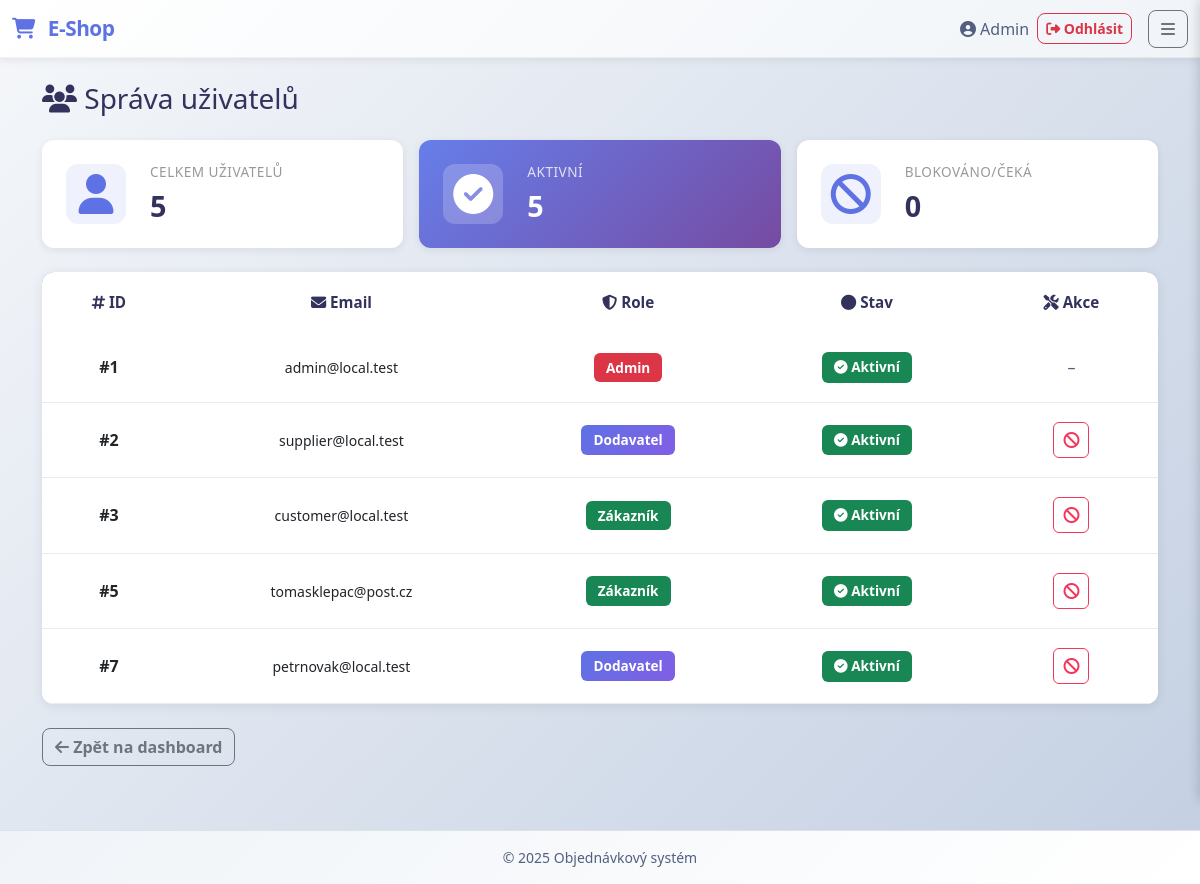
Page /index.php?action=users (signed in) on the earlier database version.
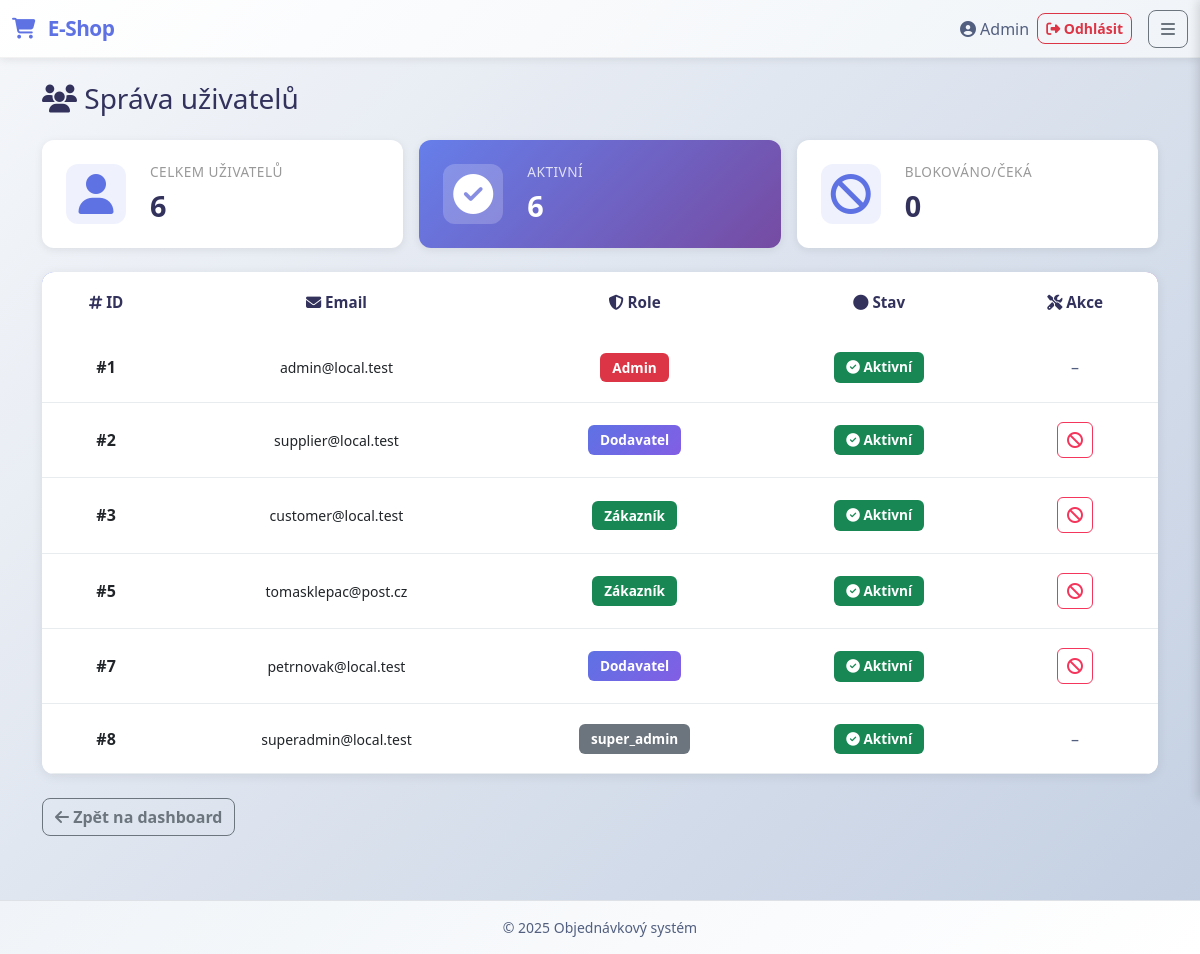
Same page on the later database version.
### tables this page shows
CREATE TABLE `users` (
  `id` int(11) NOT NULL,
  `email` varchar(255) NOT NULL,
  `password_hash` varchar(255) NOT NULL,
  `name` varchar(120) NOT NULL,
  `is_active` tinyint(1) NOT NULL DEFAULT 1,
  `is_approved` tinyint(1) NOT NULL DEFAULT 1,
  `created_at` timestamp NOT NULL DEFAULT current_timestamp()
);

### app/Models/user_model.php (called while the page is built, shortened)
<?php
class user_model {
    public static function getAllUsers(): array {
        $db = Database::getInstance();
        $stmt = $db->query("
            SELECT u.id, u.email, u.name, u.is_active, GROUP_CONCAT(r.code) as roles
            FROM users u
            LEFT JOIN user_role ur ON u.id = ur.user_id
            LEFT JOIN roles r ON ur.role_id = r.id
            GROUP BY u.id
        ");
        return $stmt->fetchAll(PDO::FETCH_ASSOC);
    }
}

### app/Controllers/user_controller.php (called while the page is built, shortened)
<?php
require_once __DIR__ . '/../Models/user_model.php';
class user_controller {
    public function getAllUsers(): array {
        return user_model::getAllUsers();
    }
}

### app/Views/users_view.php (the view, shortened to what this page needs)
<?php require __DIR__ . '/partials/header.php'; ?>
<h1 class="h3 mb-4"><i class="fas fa-users"></i> Správa uživatelů</h1>
<?php if (!empty($users)): ?>
    <div class="row mb-4 g-3">
        <div class="col-md-4">
            <div class="summary-card">
                <div class="summary-icon"><i class="fas fa-user"></i></div>
                <div class="summary-content">
                    <h6>Celkem uživatelů</h6>
                    <h3><?= count($users) ?></h3>
                </div>
            </div>
        </div>
        <div class="col-md-4">
            <div class="summary-card highlight">
                <div class="summary-icon"><i class="fas fa-check-circle"></i></div>
                <div class="summary-content">
                    <h6>Aktivní</h6>
                    <h3><?= count(array_filter($users, fn($u) => $u['is_active'])) ?></h3>
                </div>
            </div>
        </div>
        <div class="col-md-4">
            <div class="summary-card">
                <div class="summary-icon"><i class="fas fa-ban"></i></div>
                <div class="summary-content">
                    <h6>Blokováno/Čeká</h6>
                    <h3><?= count(array_filter($users, fn($u) => !$u['is_active'])) ?></h3>
                </div>
            </div>
        </div>
    </div>
    <div class="table-responsive cart-table-wrapper mb-4">
        <table class="table cart-table align-middle">
            <thead>
            <tr>
                <th class="text-center"><i class="fas fa-hashtag"></i> ID</th>
                <th class="text-center"><i class="fas fa-envelope"></i> Email</th>
                <th class="text-center"><i class="fas fa-shield-alt"></i> Role</th>
                <th class="text-center"><i class="fas fa-circle"></i> Stav</th>
                <th class="text-center"><i class="fas fa-tools"></i> Akce</th>
            </tr>
            </thead>
            <tbody>
            <?php foreach ($users as $user): ?>
                <tr class="cart-item-row">
                    <td class="text-center fw-600">#<?= htmlspecialchars($user['id']) ?></td>
                    <td class="text-center">
                        <small><?= htmlspecialchars($user['email']) ?></small>
                    </td>
                    <td class="text-center">
                        <?php
                        $roles = explode(',', $user['roles']);
                        foreach ($roles as $role) {
                            $role = trim($role);
                            $roleConfig = [
                                'admin' => ['badge bg-danger', 'Admin'],
                                'supplier' => ['badge bg-primary', 'Dodavatel'],
                                'dodavatel' => ['badge bg-primary', 'Dodavatel'],
                                'customer' => ['badge bg-success', 'Zákazník'],
                                'zakaznik' => ['badge bg-success', 'Zákazník'],
                            ];
                            $config = $roleConfig[strtolower($role)] ?? ['badge bg-secondary', $role];
                            echo '<span class="' . $config[0] . '">' . $config[1] . '</span> ';
                        }
                        ?>
                    </td>
                    <td class="text-center">
                        <?php if ($user['is_active']): ?>
                            <span class="badge bg-success">
                                <i class="fas fa-check-circle"></i> Aktivní
                            </span>
                        <?php else: ?>
                            <span class="badge bg-warning text-dark">
                                <i class="fas fa-clock"></i> Čeká/Blokován
                            </span>
                        <?php endif; ?>
                    </td>
                    <td class="text-center">
                        <div style="display: flex; justify-content: center; align-items: center;">
                            <?php if (strpos($user['roles'], 'admin') !== false): ?>
                                <span class="text-muted" title="Admina nelze blokovat">–</span>
                            <?php else: ?>
                                <?php if ($user['is_active']): ?>
                                    <form method="post" action="index.php?action=block_user&id=<?= (int)$user['id'] ?>" style="display:inline;">
                                        <button type="submit" class="btn btn-remove" title="Blokovat uživatele">
                                            <i class="fas fa-ban"></i>
                                        </button>
                                    </form>
                                <?php endif; ?>
                            <?php endif; ?>
                        </div>
                    </td>
                </tr>
            <?php endforeach; ?>
            </tbody>
        </table>
    </div>
    <div class="mb-3">
        <a href="index.php" class="btn btn-outline-secondary">
            <i class="fas fa-arrow-left"></i> Zpět na dashboard
        </a>
    </div>
<?php endif; ?>
<?php require __DIR__ . '/partials/footer.php'; ?>

### public/index.php (shortened to what this page needs)
<?php
require_once __DIR__ . '/../app/Models/user_model.php';
require_once __DIR__ . '/../app/Controllers/user_controller.php';
$action = $_GET['action'] ?? null;
switch ($action) {
    case 'users':
    case 'approve_user':
    case 'block_user':
        require __DIR__ . '/routers/admin_router.php';
        break;
}

### public/routers/admin_router.php (shortened to what this page needs)
<?php
require_once __DIR__ . '/../../app/Controllers/user_controller.php';
$userController = new user_controller();
$action = $_GET['action'] ?? null;
switch ($action) {
    case 'users':
        $users = $userController->getAllUsers();
        require __DIR__ . '/../../app/Views/users_view.php';
        break;
}

### app/Views/partials/header.php (shortened to what this page needs)
<!doctype html>
<html lang="cs">
<head>
    <link href="https://cdn.jsdelivr.net/npm/bootstrap@5.3.0/dist/css/bootstrap.min.css" rel="stylesheet">
    <link rel="stylesheet" href="https://cdnjs.cloudflare.com/ajax/libs/font-awesome/6.4.0/css/all.min.css">
    <link rel="stylesheet" href="css/app.css">
</head>
<body>
<nav class="navbar navbar-light bg-white border-bottom border-1">
    <div class="container-fluid">
        <a class="navbar-brand fw-bold" href="index.php">
            <i class="fas fa-shopping-cart"></i> E-Shop
        </a>
        <div class="d-flex align-items-center gap-3">
            <?php if (!empty($_SESSION['user_id'])): ?>
                <div class="d-none d-md-flex align-items-center gap-2">
                    <span class="text-muted">
                        <i class="fas fa-user-circle"></i> <?= htmlspecialchars($_SESSION['user_name']) ?>
                    </span>
                    <a href="index.php?action=logout" class="btn btn-sm btn-outline-danger">
                        <i class="fas fa-sign-out-alt"></i> Odhlásit
                    </a>
                </div>
            <?php else: ?>
                <a href="index.php?action=login" class="btn btn-sm btn-outline-primary">
                    <i class="fas fa-sign-in-alt"></i> Přihlášení
                </a>
            <?php endif; ?>
            <?php if (!empty($_SESSION['user_id'])): ?>
                <button class="btn btn-outline-secondary" id="menuToggle" aria-label="Toggle menu">
                    <i class="fas fa-bars"></i>
                </button>
            <?php endif; ?>
        </div>
    </div>
</nav>
<?php if (!empty($_SESSION['user_id'])): ?>
<div id="sidebarOverlay" class="sidebar-overlay"></div>
<?php endif; ?>
<main class="container py-4">

### app/Views/partials/footer.php (shortened to what this page needs)
</main>
<footer class="border-top py-3 mt-4">
    <div class="container text-center text-muted small">
        &copy; <?= date('Y') ?> Objednávkový systém
    </div>
</footer>
</body>
</html>

### public/css/app.css (style rules this page uses)
body { font-family: 'Segoe UI', -apple-system, BlinkMacSystemFont, 'Roboto', 'Oxygen', sans-serif; background: linear-gradient(135deg, #f5f7fa 0%, #c3cfe2 100%); color: var(--dark-gray); display: flex; flex-direction: column; min-height: 100vh; }
main { flex: 1; }
.navbar { box-shadow: 0 2px 8px rgba(0, 0, 0, 0.08); background: linear-gradient(135deg, #ffffff 0%, #f0f4f8 100%) !important; border-bottom: 1px solid rgba(0, 0, 0, 0.05) !important; }
.navbar-brand { color: var(--primary-color) !important; font-size: 1.3rem; letter-spacing: -0.5px; font-weight: 700; }
.navbar-brand i { margin-right: 0.5rem; }
.btn { font-weight: 600; border-radius: 0.5rem; transition: all 0.3s ease; }
.table-responsive { overflow-x: auto; -webkit-overflow-scrolling: touch; border-radius: 0.5rem; }
.table { margin-bottom: 0; }
.table thead { background-color: var(--light-gray); }
.table th { font-weight: 600; color: var(--dark-gray); border-color: var(--border-gray); }
.badge { padding: 0.5rem 0.75rem; font-weight: 600; font-size: 0.85rem; }
.badge.bg-primary { background: linear-gradient(135deg, var(--primary-color) 0%, var(--secondary-color) 100%) !important; }
.text-muted { color: var(--text-gray) !important; }
footer { background: linear-gradient(135deg, #f0f4f8 0%, #ffffff 100%); color: var(--text-gray); margin-top: auto; border-top: 1px solid rgba(0, 0, 0, 0.05); }
.sidebar-overlay { position: fixed; top: 0; left: 0; right: 0; bottom: 0; background: rgba(0, 0, 0, 0); z-index: 1030; transition: background 0.3s ease; pointer-events: none; }
.table { background: #ffffff; border-radius: 10px; overflow: hidden; box-shadow: 0 2px 10px rgba(0, 0, 0, 0.08); min-width: 1100px; width: 100%; }
.table thead { background: linear-gradient(135deg, #667eea 0%, #764ba2 100%); color: white; font-weight: 600; }
.table tbody tr { border-bottom: 1px solid var(--border-gray); transition: background 0.2s ease; }
.table-responsive { border-radius: 10px; overflow: hidden; }
.summary-card { background: white; border-radius: 12px; padding: 1.5rem; box-shadow: 0 2px 8px rgba(0, 0, 0, 0.08); display: flex; align-items: center; gap: 1.5rem; transition: all 0.3s ease; }
.summary-card.highlight { background: linear-gradient(135deg, #667eea 0%, #764ba2 100%); color: white; }
.summary-icon { font-size: 2.5rem; color: var(--primary-color); width: 60px; height: 60px; display: flex; align-items: center; justify-content: center; background: rgba(102, 126, 234, 0.1); border-radius: 12px; }
.summary-card.highlight .summary-icon { background: rgba(255, 255, 255, 0.2); color: white; }
.summary-content h6 { color: #999; font-size: 0.85rem; text-transform: uppercase; letter-spacing: 0.5px; margin-bottom: 0.5rem; }
.summary-card.highlight .summary-content h6 { color: rgba(255, 255, 255, 0.8); }
.summary-content h3 { margin: 0; font-weight: 700; color: var(--dark-gray); font-size: 1.8rem; }
.summary-card.highlight .summary-content h3 { color: white; }
.cart-table-wrapper { border-radius: 12px; overflow: hidden; box-shadow: 0 2px 12px rgba(0, 0, 0, 0.08); overflow-x: auto; -webkit-overflow-scrolling: touch; }
.cart-table { background: white; margin-bottom: 0; min-width: 1100px; width: 100%; }
.cart-table thead { background: linear-gradient(135deg, #667eea 0%, #764ba2 100%); color: white; font-weight: 600; }
.cart-table thead th { border: none; padding: 1.2rem; font-size: 0.95rem; }
.cart-table tbody tr { border-bottom: 1px solid #e9ecef; transition: background 0.2s ease; }
.cart-item-row td { padding: 1.2rem; vertical-align: middle; }
.fw-600 { font-weight: 600; }
.btn-remove { width: 36px; height: 36px; padding: 0; display: flex; align-items: center; justify-content: center; border-radius: 6px; border: 1px solid #f5365c; background: white; color: #f5365c; transition: all 0.2s ease; }

Differences in the rows shown:
added users: id "8", email "superadmin@local.test", config "super_admin", is_active 1 (drawn)
Other differences:
count($users): "5" → "6"
count(array_filter($users, fn($u) => $u['is_active'])): "5" → "6"
